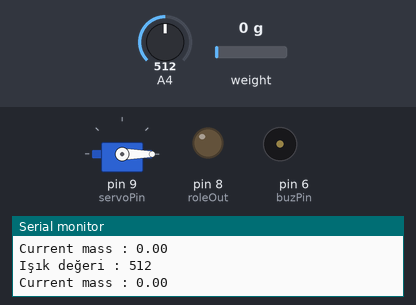
This sketch was run on a simulated Arduino Uno, built with avr-gcc and run on an emulated ATmega328P. Shown: servo, output pins drawn as LEDs (lit = HIGH), buzzer (waves = sounding), the last lines printed to the serial monitor. The inputs (shaded band) are chosen by the test bench; at power-on: A4 = 512, weight on the scale 0 g.

Above: at 3.6 s.
3.7 s: A4 set to 481
At 4.6 s:
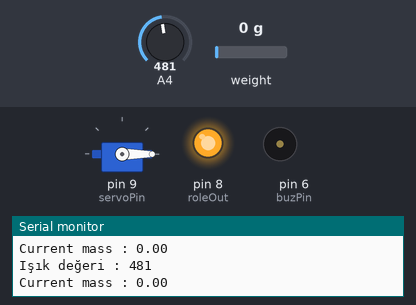
8.2 s: A4 set to 682
9.7 s: A4 set to 711
At 10.3 s:
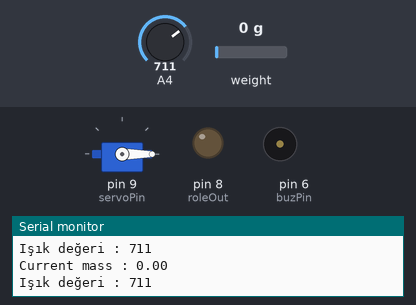
11.2 s: A4 set to 490
At 18.9 s:
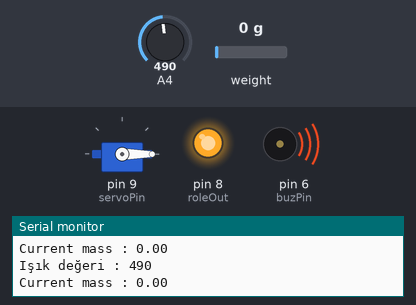
Timing chart, 0 to 21.0 s (numbered marks = the images above; inputs shaded):
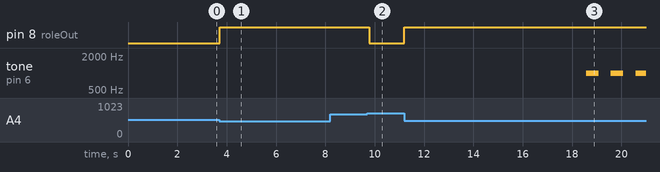

Measured:
- the behaviour switches between 500 and 499 on A4 (found by bisection; images 0 and 1)
- the behaviour switches between 700 and 701 on A4 (found by bisection; images 1 and 2)
- after the input at 3.7 s, pin 8 (roleOut): LOW → HIGH at once
- after the input at 9.7 s, pin 8 (roleOut): HIGH → LOW after 0.09 s
- after the input at 11.2 s, pin 8 (roleOut): LOW → HIGH at once

The sketch:

Table-Assistent.ino
```cpp
#include "LedControl.h"
#include "Loadcell.h"
//For load cell part
int loadCellDout = 4,loadCellSck = 5;
int servoPin = 9;
//For role and light --Current ldr in = A4
int roleOut = 8;
int buzPin = 6;
unsigned long time1;
unsigned long time2;
void setup()
{
  SetupTheLoadCell(loadCellDout,loadCellSck);
  SetRoleAtStart(roleOut);
  SetupTheServo(servoPin);
  SetupTheBuzzer(buzPin);
  time1 = millis();
}

void loop()
{
  time2 = millis();
  float mass = GetTheMass();
  PrintTheMass(mass);
  if((time2-time1)/ 1000 > 15)
  {
    CheckUserDidDrink(mass);
    time1 = time2;
  }
  CheckTheLight();
}
```

LedControl.cpp
```cpp
#include "LedControl.h"
bool isOpened = false;
int roleIn;

void CheckTheLight()
{
    int light = analogRead(A4);

    Serial.print("Işık değeri : ");
    Serial.println(light);
    /*delay(50);*/
    if(light < 500 && isOpened == false)
    {

      isOpened = true;
      SetTheLamp(true);
      return;
    }
    else if(isOpened == true && light > 700)
    {

      isOpened = false;
      SetTheLamp(false);
      return;
    }
}

void SetTheLamp(bool willOpen)
{
  if(willOpen)
  {
    digitalWrite(roleIn,HIGH);
  }
  else
  {
    digitalWrite(roleIn,LOW);
  }
}

void SetRoleAtStart(int roleOut)
{
  roleIn = roleOut;
  pinMode(roleOut,OUTPUT);
  digitalWrite(roleOut,LOW);
}
```

LedControl.h
```cpp
#ifndef LEDCONTROL_H
#define LEDCONTROL_H
#include <Arduino.h>


void CheckTheLight();
void SetRoleAtStart(int roleOut);
void SetTheLamp(bool willOpen);

#endif
```

Loadcell.cpp
```cpp
#include <HX711_ADC.h>
#if defined(ESP8266)|| defined(ESP32) || defined(AVR)
#include <EEPROM.h>
#endif
#include "Loadcell.h"

//pins:
int HX711_dout = 4; //mcu > HX711 dout pin
int HX711_sck = 5; //mcu > HX711 sck pin
int buzzerPin;
Servo servoMotor;
//HX711 constructor:
HX711_ADC LoadCell(HX711_dout, HX711_sck);

const int calVal_eepromAdress = 0;
unsigned long t = 0;

void SetupTheLoadCell(int doutPin,int sckPin)
{
    HX711_dout = doutPin;
    HX711_sck = sckPin;
    Serial.begin(9600); delay(10);
    Serial.println();
    Serial.println("Starting...");

    LoadCell.begin();
    //LoadCell.setReverseOutput(); //uncomment to turn a negative output value to positive
    float calibrationValue; // calibration value (see example file "Calibration.ino")
    calibrationValue = 696.0; // uncomment this if you want to set the calibration value in the sketch
    #if defined(ESP8266)|| defined(ESP32)
    //EEPROM.begin(512); // uncomment this if you use ESP8266/ESP32 and want to fetch the calibration value from eeprom
    #endif
    EEPROM.get(calVal_eepromAdress, calibrationValue); // uncomment this if you want to fetch the calibration value from eeprom

    unsigned long stabilizingtime = 2000; // preciscion right after power-up can be improved by adding a few seconds of stabilizing time
    boolean _tare = true; //set this to false if you don't want tare to be performed in the next step
    LoadCell.start(stabilizingtime, _tare);
    if (LoadCell.getTareTimeoutFlag()) {
      Serial.println("Timeout, check MCU>HX711 wiring and pin designations");
      while (1);
    }
    else {
      LoadCell.setCalFactor(calibrationValue); // set calibration value (float)
      Serial.println("Startup is complete");
    }
}

void SetupTheBuzzer(int buzzPin)
{
    buzzerPin = buzzPin;
    pinMode(buzzerPin, OUTPUT);
    noTone(buzzerPin);
    Serial.println("setup");
}
void SetupTheServo(int servPin)
{
  servoMotor.attach(servPin);
  servoMotor.write(0);
}
float GetTheMass()
{
    static boolean newDataReady = 0;
    const int serialPrintInterval = 0; //increase value to slow down serial print activity

    // check for new data/start next conversion:
    if (LoadCell.update()) newDataReady = true;

    // get smoothed value from the dataset:
    if (newDataReady) {
      if (millis() > t + serialPrintInterval) {
        float i = LoadCell.getData();
        //Serial.print("Load_cell output val: ");
        //Serial.println(i);
        newDataReady = 0;
        t = millis();
        return i;
      }
    }

    // receive command from serial terminal, send 't' to initiate tare operation:
    if (Serial.available() > 0) {
      char inByte = Serial.read();
      if (inByte == 't') LoadCell.tareNoDelay();
    }

    // check if last tare operation is complete:
    if (LoadCell.getTareStatus() == true) {
      Serial.println("Tare complete");
  }
}
void CheckUserDidDrink(float mass)
{
  if(CheckIsThereAGlass(mass))
  {
      if(mass < 450)
      {
         Serial.println("Suyu içmiş al sana bir bardak daha");
         PlayTheBuzzer(5000);
         PoorTheWater();
      }
      else
      {
        Serial.println("Suyunu iç hemen");
        PlayTheBuzzer(10000);
      }
  }
  else
  {
    PlayTheBuzzer(1000);
    Serial.println("Bardak yok");
  }
  delay(100);
}
void PlayTheBuzzer(int buzTone)
{
  for(int i = 0;i<3;i++)
  {
    tone(buzzerPin, buzTone);
    delay(500);
    noTone(buzzerPin);
    delay(500);
  }
}
void PoorTheWater()
{
    servoMotor.write(16);
    delay(500);
    servoMotor.write(32);
    delay(500);
    servoMotor.write(48);
    delay(8000);
    servoMotor.write(32);
    delay(500);
    servoMotor.write(16);
    delay(500);
    servoMotor.write(0);
}
bool CheckIsThereAGlass(float currentMass)
{
  return currentMass > 350;
}
void PrintTheMass(float mass)
{
  Serial.print("Current mass : ");
  Serial.println(mass);
  delay(100);
}
```

Loadcell.h
```cpp
#ifndef LOADCELL_H
#define LOADCELL_H
#include <Arduino.h>
#include <Servo.h>
void SetupTheLoadCell(int doutPin,int sckPin);
void SetupTheServo(int servPin);
void SetupTheBuzzer(int buzzPin);
float GetTheMass();
void CheckUserDidDrink(float mass);
bool CheckIsThereAGlass(float currentMass);
void PrintTheMass(float mass);
void PoorTheWater();
void PlayTheBuzzer(int buzTone);
#endif
```

UltrasonikPart.cpp
```cpp
#include "UltrasonikPart.h"
#include "Loadcell.h"

int checkCount = 0;
int trPin,ecPin;

int GetDistance()
{
  long duration,distance;

  digitalWrite(trPin,LOW);
  delayMicroseconds(2);
  digitalWrite(trPin, HIGH);
  delayMicroseconds(10);
  digitalWrite(trPin, LOW);

  duration = pulseIn(ecPin, HIGH);
  distance = duration / 58.2;
  return (int)distance;
}

bool CheckIsThereAHuman()
{
  Serial.println(GetDistance());
  return true;
}
void SetUltrasonikSensors(int trigPin,int ecoPin)
{
  pinMode(trigPin,OUTPUT);
  pinMode(ecoPin,INPUT);
  trPin = trigPin;
  ecPin = ecoPin;
}
```

UltrasonikPart.h
```cpp
#ifndef ULTRASONIKPART_H
#define ULTRASONIKPART_H
#include <Arduino.h>

int GetDistance();
void SetUltrasonikSensors(int trigPin,int ecoPin);
bool CheckIsThereAHuman();
#endif
```
